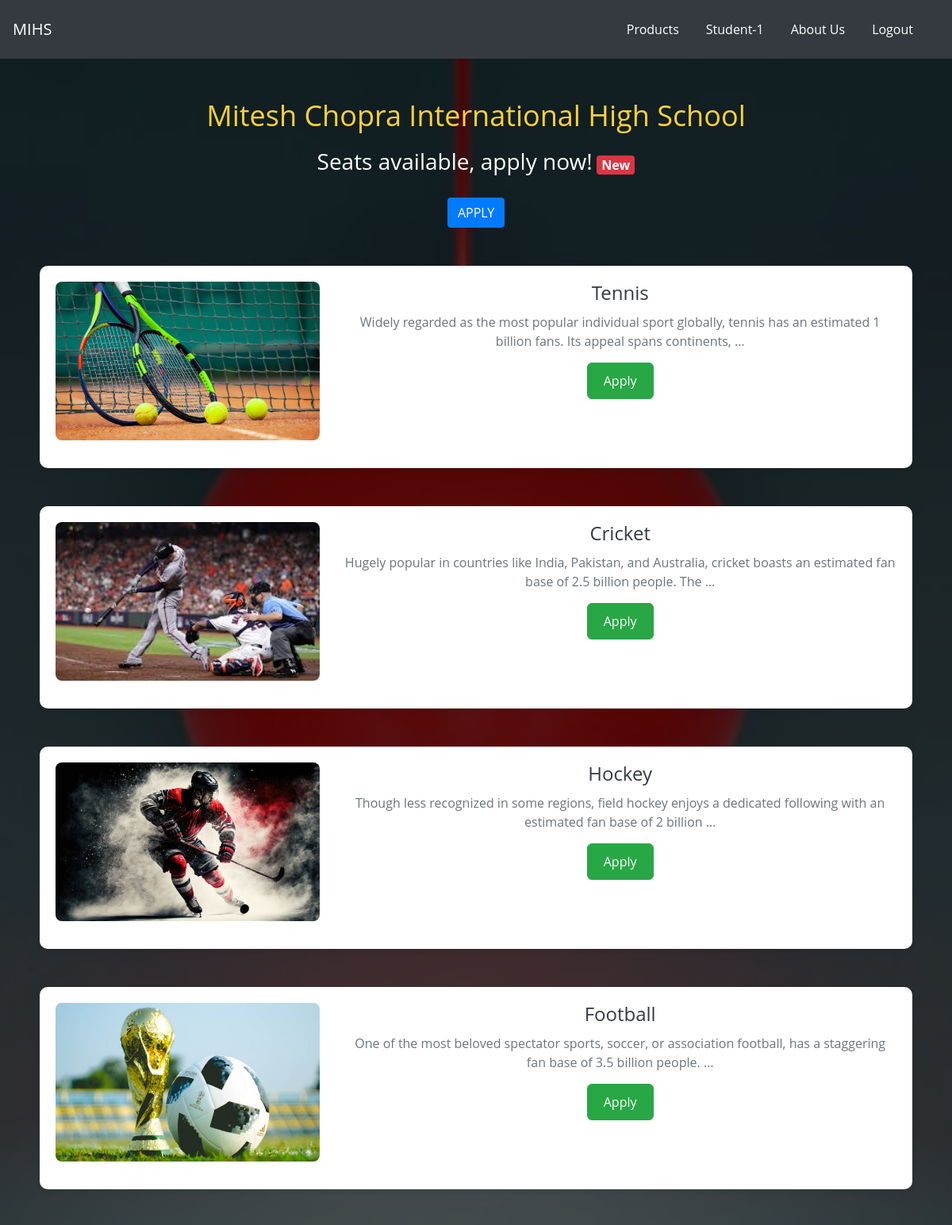
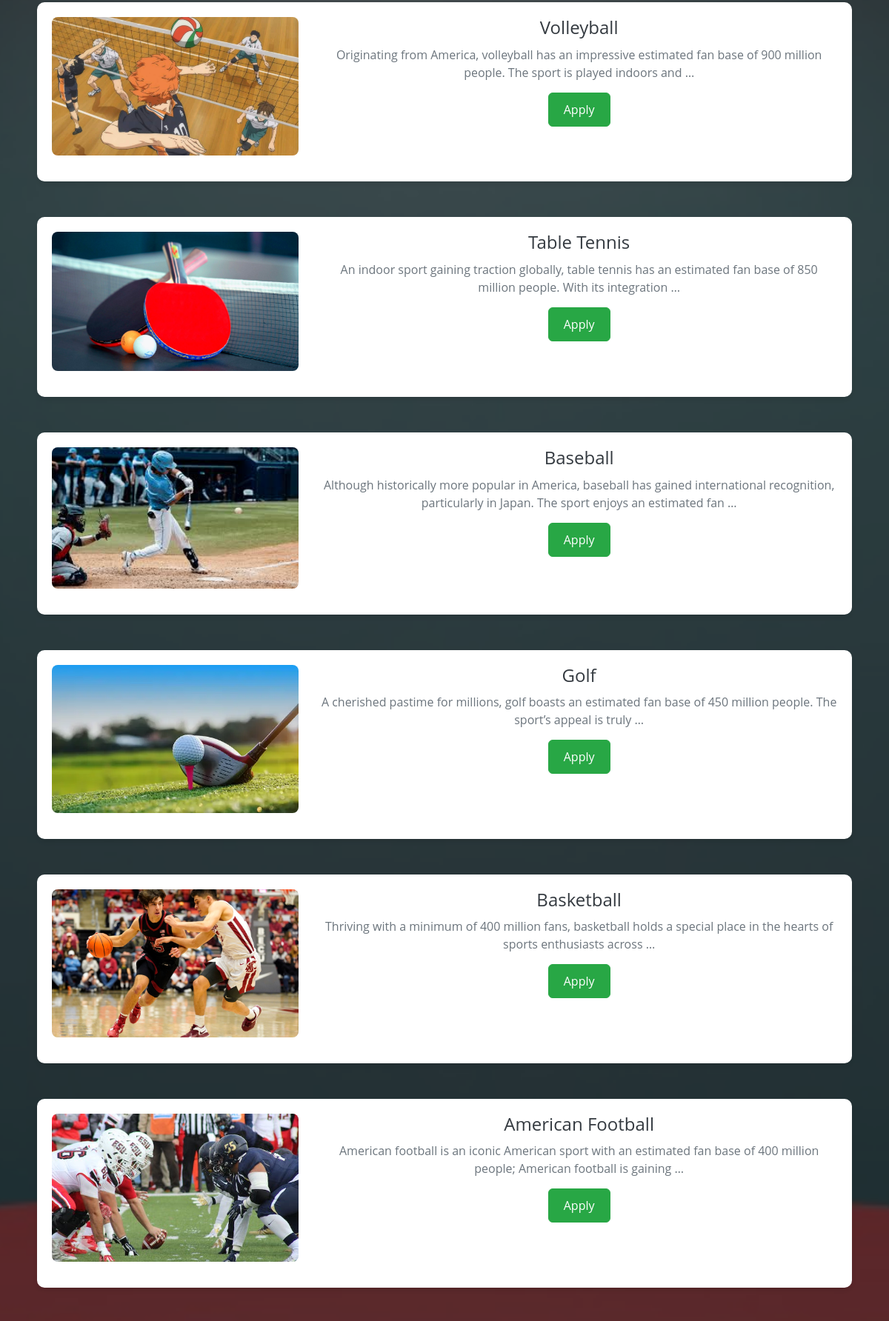
Screenshot of /schoolapp/home/ (signed in, upper part) with the database file from the repository (2 pictures, top to bottom).
### users/models.py (models this page shows, shortened)
class User(AbstractUser):
    class Role(models.TextChoices):
        ADMIN = "ADMIN", "Admin"
        STUDENT = "STUDENT", "Student"
        TEACHER = "TEACHER", "Teacher"
    base_role = Role.ADMIN
    role = models.CharField(max_length=50, choices=Role.choices)
    dob = models.DateField(("Date of Birth"), default=date.today)
    admin_image = models.ImageField(default='admin_default.jpg', upload_to='admin_pictures')

class StudentCompetition(models.Model):
    comp = models.ForeignKey(Student, on_delete=models.CASCADE, blank=True, null =True )
    sport = models.CharField(max_length=20, default=None)
    sport_desc = models.TextField(max_length=1000, default='desc')
    sport_image = models.ImageField(default='default.jpg', upload_to='competition_pictures')

### schoolapp/views.py (the view)
# urls.py: path('home/', views.Index, name ='index'),
def Index(request):
    comp1 = StudentCompetition.objects.filter(comp__isnull=True)
    student = Student.student.all()
    context ={
        'comp1':comp1,
        'student':student
        }
    return render(request, 'schoolapp/index.html', context)

### users/models.py (called while the page is built)
    def get_queryset(self, *args, **kwargs):
        results = super().get_queryset(*args, **kwargs)
        return results.filter(role=User.Role.STUDENT)

### schoolapp/templates/schoolapp/index.html (shortened to what this page needs)
{% extends "schoolapp/base.html" %}
{% block body %}
{% load static %}
<div class="overlay">
    <h1 class="school-title">Mitesh Chopra International High School</h1>
    <div class="info-container">
        <h1>Seats available, apply now!<span class="badge badge-danger">New</span></h1>
        <a class="btn btn-primary apply-btn" href="{% url 'users:studentreg' %}" role="button">APPLY</a>
    </div>
    {% if user.is_authenticated and user.role == 'STUDENT' %}
        <div class="competition-container">
            {% for c in comp1 %}
                <div class="container mt-5 competition-card">
                    <div class="row">
                        <div class="col-md-4">
                            <img src="{{ c.sport_image.url }}" alt="{{ c.sport }}" class="competition-img">
                        </div>
                        <div class="col-md-8">
                            <h1 class="competition-title">{{ c.sport }}</h1>
                            <p class="competition-desc">{{ c.sport_desc|truncatewords:20 }}</p>
                            <a href="{% url 'users:competitionapply' c.id %}" class="btn btn-success apply-link">Apply</a>
                        </div>
                    </div>
                </div>
            {% endfor %}
        </div>
    {% endif %}
</div>
{% endblock %}

### schoolapp/templates/schoolapp/base.html (shortened to what this page needs)
    {% load static %}
    {% load widget_tweaks %}
    <!DOCTYPE html>
    <html lang="en">
    <head>
        <link rel="stylesheet" href="https://cdn.jsdelivr.net/npm/bootstrap@4.3.1/dist/css/bootstrap.min.css">
        <link rel="stylesheet" href=" {% static 'style.css' %} ">
        <link rel="stylesheet" href=" {% static 'owl.carousel.min.css' %} ">
        <link rel="stylesheet" href=" {% static 'owl.theme.default.css' %} ">
        <link rel="stylesheet" href=" {% static 'owl.carousel.min.js' %} ">
        <link rel="stylesheet" href=" {% static "owl.carousel.js" %}">
        <link rel="stylesheet" href="{% static 'js.js' %}">
    </head>
    <body>
        <nav class = "navbar navbar-dark bg-dark">
            <a href="{% url "schoolapp:index" %}" class = "navbar-brand">
                MIHS
            </a>
            <div class = 'navbar'>
                {% if user.is_authenticated %}
                    {% if user.is_superuser or user.role == 'ADMIN' %}
                        <a href="{% url "users:product" %}" class = 'nav-item nav-link btn btn-dark'>
                            Products
                        </a>
                        <a href="{% url "schoolapp:studentlist" %}" class = 'nav-item nav-link btn btn-dark'>
                            Students
                        </a>
                        <a href="{% url "schoolapp:teacherlist" %}" class = 'nav-item nav-link btn btn-dark'>
                            Teachers
                        </a>
                        <a href="{% url "users:adminprofile" user.id %}" class = 'nav-item nav-link btn btn-dark'>
                            {{ user.username }}
                        </a>
                    {% elif user.role == 'STUDENT' %}
                        <a href="{% url "users:product" %}" class = 'nav-item nav-link btn btn-dark'>
                            Products
                        </a>
                        <a href="{% url "users:studentprofile" user.id %}" class = 'nav-item nav-link btn btn-dark'>
                            {{ user.username }}
                        </a>
                    {% endif %}
                    <a href="{% url "schoolapp:about" %}" class = 'nav-item nav-link btn btn-dark'>
                        About Us
                    </a>
                    <a href="{% url "users:logout" %}" class = 'nav-item nav-link btn btn-dark'>
                        Logout
                    </a>
                {% endif %}
            </div>
        </nav>
        {% block body%}
        {% endblock %}
    </body>
    </html>

### rows the page displays
User: username "Student-1"
StudentCompetition: sport_image (picture), sport "Tennis", sport_desc "Widely regarded as the most popular individual sport globally, tennis has an estimated 1 billion fans. Its appeal spans continents, …"
StudentCompetition: sport_image (picture), sport "Cricket", sport_desc "Hugely popular in countries like India, Pakistan, and Australia, cricket boasts an estimated fan base of 2.5 billion people. The …"
StudentCompetition: sport_image (picture), sport "Hockey", sport_desc "Though less recognized in some regions, field hockey enjoys a dedicated following with an estimated fan base of 2 billion …"
StudentCompetition: sport_image (picture), sport "Football", sport_desc "One of the most beloved spectator sports, soccer, or association football, has a staggering fan base of 3.5 billion people. …"
StudentCompetition: sport_image (picture), sport "Volleyball", sport_desc "Originating from America, volleyball has an impressive estimated fan base of 900 million people. The sport is played indoors and …"
StudentCompetition: sport_image (picture), sport "Table Tennis", sport_desc "An indoor sport gaining traction globally, table tennis has an estimated fan base of 850 million people. With its integration …"
StudentCompetition: sport_image (picture), sport "Baseball", sport_desc "Although historically more popular in America, baseball has gained international recognition, particularly in Japan. The sport enjoys an estimated fan …"
StudentCompetition: sport_image (picture), sport "Golf", sport_desc "A cherished pastime for millions, golf boasts an estimated fan base of 450 million people. The sport’s appeal is truly …"
StudentCompetition: sport_image (picture), sport "Basketball", sport_desc "Thriving with a minimum of 400 million fans, basketball holds a special place in the hearts of sports enthusiasts across …"
StudentCompetition: sport_image (picture), sport "American Football", sport_desc "American football is an iconic American sport with an estimated fan base of 400 million people; American football is gaining …"
